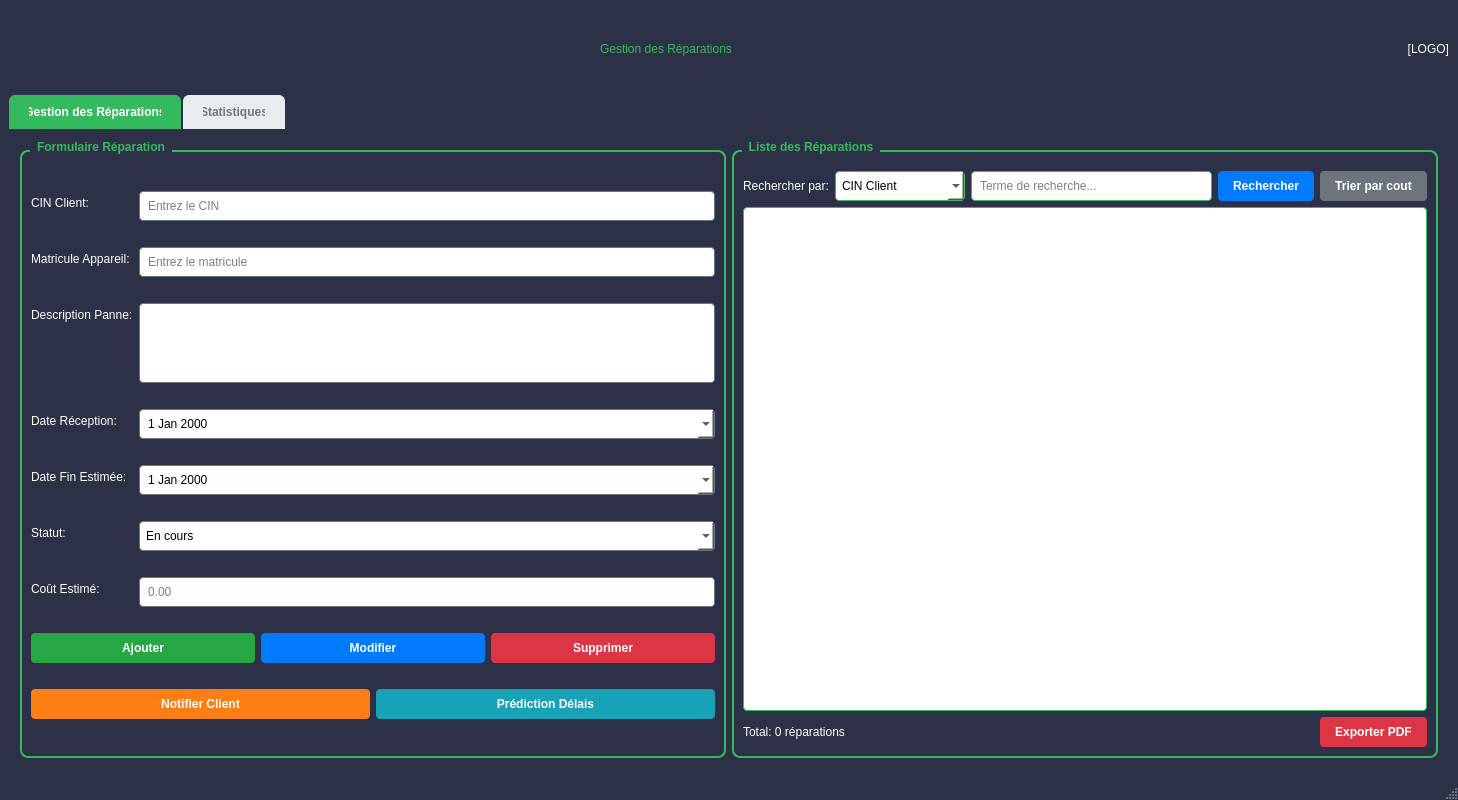
<?xml version="1.0" encoding="UTF-8"?>
<ui version="4.0">
 <class>GestionReparations</class>
 <widget class="QMainWindow" name="GestionReparations">
  <property name="geometry">
   <rect>
    <x>0</x>
    <y>0</y>
    <width>1458</width>
    <height>800</height>
   </rect>
  </property>
  <property name="windowTitle">
   <string>Smart Repair Hub - Gestion des Réparations</string>
  </property>
  <property name="styleSheet">
   <string notr="true">QMainWindow {
    background-color: #2c3147;
    font-family: 'Segoe UI', Arial, sans-serif;
}
QGroupBox {
    font-weight: bold;
    color: #35b95f;
    border: 2px solid #35b95f;
    border-radius: 8px;
    margin-top: 10px;
    padding-top: 10px;
    background-color: #2c3147;
}
QGroupBox::title {
    subcontrol-origin: margin;
    left: 10px;
    padding: 0 5px 0 5px;
}
QPushButton {
    background-color: #007BFF;
    color: white;
    border: none;
    padding: 8px 15px;
    border-radius: 4px;
    font-weight: bold;
}
QPushButton:hover {
    background-color: #0056b3;
}
QPushButton:disabled {
    background-color: #6C757D;
}
QPushButton.warning {
    background-color: #FD7E14;
}
QPushButton.warning:hover {
    background-color: #e56a00;
}
QPushButton.success {
    background-color: #28A745;
}
QPushButton.success:hover {
    background-color: #218838;
}
QLineEdit, QComboBox, QDateEdit, QTextEdit {
    padding: 6px;
    border: 1px solid #6C757D;
    border-radius: 4px;
    background-color: white;
    color: black;
}
QTableView {
    border: 1px solid #6C757D;
    border-radius: 4px;
    background-color: white;
    gridline-color: #e0e0e0;
    selection-background-color: #007BFF;
}
QTableView::item:selected {
    background-color: #007BFF;
    color: white;
}
QHeaderView::section {
    background-color: #007BFF;
    color: white;
    padding: 8px;
    border: none;
    font-weight: bold;
}
QTabWidget::pane {
    border: 1px solid #6C757D;
    border-radius: 4px;
    background-color: white;
}
QTabBar::tab {
    background-color: #e9ecef;
    color: #6C757D;
    padding: 8px 15px;
    margin-right: 2px;
    border-top-left-radius: 4px;
    border-top-right-radius: 4px;
}
QTabBar::tab:selected {
    background-color: #35b95f;
    color: white;
}
QLabel {
    color: white;
}
QLabel.title {
    font-size: 16px;
    color: #35b95f;
}</string>
  </property>
  <widget class="QWidget" name="centralwidget">
   <layout class="QVBoxLayout" name="verticalLayout">
    <item>
     <layout class="QHBoxLayout" name="horizontalLayoutHeader">
      <item>
       <widget class="QLabel" name="labelTitle">
        <property name="styleSheet">
         <string notr="true">font: 700 40pt "Segoe UI";
color: #35b95f;
margin: 0px;
background-color: #2c3147;</string>
        </property>
        <property name="text">
         <string>Gestion des Réparations</string>
        </property>
        <property name="alignment">
         <set>Qt::AlignmentFlag::AlignCenter</set>
        </property>
       </widget>
      </item>
      <item>
       <widget class="QLabel" name="labelLogo">
        <property name="minimumSize">
         <size>
          <width>120</width>
          <height>80</height>
         </size>
        </property>
        <property name="maximumSize">
         <size>
          <width>120</width>
          <height>80</height>
         </size>
        </property>
        <property name="styleSheet">
         <string notr="true">background-color: transparent;
border: none;</string>
        </property>
        <property name="text">
         <string>[LOGO]</string>
        </property>
        <property name="alignment">
         <set>Qt::AlignmentFlag::AlignRight|Qt::AlignmentFlag::AlignTrailing|Qt::AlignmentFlag::AlignVCenter</set>
        </property>
       </widget>
      </item>
     </layout>
    </item>
    <item>
     <widget class="QTabWidget" name="tabWidget">
      <property name="styleSheet">
       <string notr="true">QTabWidget::pane {
    border: 2px solid #2c3147;
    border-radius: 8px;
    background-color: #2c3147;
}
QTabBar::tab {
    background-color: #e9ecef;
    color: #6C757D;
    padding: 10px 20px;
    margin-right: 2px;
    border-top-left-radius: 6px;
    border-top-right-radius: 6px;
    font-weight: bold;
}
QTabBar::tab:selected {
    background-color: #35b95f;
    color: white;
}
QTabBar::tab:hover {
    background-color: #d0d0d0;
}</string>
      </property>
      <property name="currentIndex">
       <number>0</number>
      </property>
      <widget class="QWidget" name="tabGestion">
       <property name="styleSheet">
        <string notr="true">background-color: #2c3147;</string>
       </property>
       <attribute name="title">
        <string>Gestion des Réparations</string>
       </attribute>
       <layout class="QHBoxLayout" name="horizontalLayout">
        <item>
         <widget class="QGroupBox" name="groupBoxFormulaire">
          <property name="minimumSize">
           <size>
            <width>400</width>
            <height>0</height>
           </size>
          </property>
          <property name="styleSheet">
           <string notr="true">font: 700 16pt "Segoe UI";
color: #35b95f;
border-color: #35b95f;
background-color: #2c3147;</string>
          </property>
          <property name="title">
           <string>Formulaire Réparation</string>
          </property>
          <layout class="QFormLayout" name="formLayout">
           <item row="0" column="0">
            <widget class="QLabel" name="labelCIN">
             <property name="styleSheet">
              <string notr="true">font: 14pt "Segoe UI";
color: white;</string>
             </property>
             <property name="text">
              <string>CIN Client:</string>
             </property>
            </widget>
           </item>
           <item row="0" column="1">
            <widget class="QLineEdit" name="lineEditCIN">
             <property name="styleSheet">
              <string notr="true">background-color: white;
color: black;
border: 1px solid #6C757D;</string>
             </property>
             <property name="placeholderText">
              <string>Entrez le CIN</string>
             </property>
            </widget>
           </item>
           <item row="1" column="0">
            <widget class="QLabel" name="labelMatricule">
             <property name="styleSheet">
              <string notr="true">font: 14pt "Segoe UI";
color: white;</string>
             </property>
             <property name="text">
              <string>Matricule Appareil:</string>
             </property>
            </widget>
           </item>
           <item row="1" column="1">
            <widget class="QLineEdit" name="lineEditMatricule">
             <property name="styleSheet">
              <string notr="true">background-color: white;
color: black;
border: 1px solid #6C757D;</string>
             </property>
             <property name="placeholderText">
              <string>Entrez le matricule</string>
             </property>
            </widget>
           </item>
           <item row="2" column="0">
            <widget class="QLabel" name="labelDescription">
             <property name="styleSheet">
              <string notr="true">font: 14pt "Segoe UI";
color: white;</string>
             </property>
             <property name="text">
              <string>Description Panne:</string>
             </property>
            </widget>
           </item>
           <item row="2" column="1">
            <widget class="QTextEdit" name="textEditDescription">
             <property name="maximumSize">
              <size>
               <width>16777215</width>
               <height>80</height>
              </size>
             </property>
             <property name="styleSheet">
              <string notr="true">background-color: white;
color: black;
border: 1px solid #6C757D;</string>
             </property>
            </widget>
           </item>
           <item row="3" column="0">
            <widget class="QLabel" name="labelDateReception">
             <property name="styleSheet">
              <string notr="true">font: 14pt "Segoe UI";
color: white;</string>
             </property>
             <property name="text">
              <string>Date Réception:</string>
             </property>
            </widget>
           </item>
           <item row="3" column="1">
            <widget class="QDateEdit" name="dateEditReception">
             <property name="styleSheet">
              <string notr="true">background-color: white;
color: black;
border: 1px solid #6C757D;</string>
             </property>
             <property name="calendarPopup">
              <bool>true</bool>
             </property>
            </widget>
           </item>
           <item row="4" column="0">
            <widget class="QLabel" name="labelDateFinEstimee">
             <property name="styleSheet">
              <string notr="true">font: 14pt "Segoe UI";
color: white;</string>
             </property>
             <property name="text">
              <string>Date Fin Estimée:</string>
             </property>
            </widget>
           </item>
           <item row="4" column="1">
            <widget class="QDateEdit" name="dateEditFinEstimee">
             <property name="styleSheet">
              <string notr="true">background-color: white;
color: black;
border: 1px solid #6C757D;</string>
             </property>
             <property name="calendarPopup">
              <bool>true</bool>
             </property>
            </widget>
           </item>
           <item row="5" column="0">
            <widget class="QLabel" name="labelStatut">
             <property name="styleSheet">
              <string notr="true">font: 14pt "Segoe UI";
color: white;</string>
             </property>
             <property name="text">
              <string>Statut:</string>
             </property>
            </widget>
           </item>
           <item row="5" column="1">
            <widget class="QComboBox" name="comboBoxStatut">
             <property name="styleSheet">
              <string notr="true">background-color: white;
color: black;
border: 1px solid #6C757D;</string>
             </property>
             <item>
              <property name="text">
               <string>En cours</string>
              </property>
             </item>
             <item>
              <property name="text">
               <string>Terminée</string>
              </property>
             </item>
             <item>
              <property name="text">
               <string>Annulée</string>
              </property>
             </item>
            </widget>
           </item>
           <item row="6" column="0">
            <widget class="QLabel" name="labelCoutEstime">
             <property name="styleSheet">
              <string notr="true">font: 14pt "Segoe UI";
color: white;</string>
             </property>
             <property name="text">
              <string>Coût Estimé:</string>
             </property>
            </widget>
           </item>
           <item row="6" column="1">
            <widget class="QLineEdit" name="lineEditCoutEstime">
             <property name="styleSheet">
              <string notr="true">background-color: white;
color: black;
border: 1px solid #6C757D;</string>
             </property>
             <property name="placeholderText">
              <string>0.00</string>
             </property>
            </widget>
           </item>
           <item row="7" column="0" colspan="2">
            <layout class="QHBoxLayout" name="horizontalLayoutButtons">
             <item>
              <widget class="QPushButton" name="btnAjouter">
               <property name="styleSheet">
                <string notr="true">background-color: #28A745;
font: bold 12pt "Segoe UI";
color: white;</string>
               </property>
               <property name="text">
                <string>Ajouter</string>
               </property>
              </widget>
             </item>
             <item>
              <widget class="QPushButton" name="btnModifier">
               <property name="styleSheet">
                <string notr="true">background-color: #007BFF;
color: white;
font: bold 12pt "Segoe UI";</string>
               </property>
               <property name="text">
                <string>Modifier</string>
               </property>
              </widget>
             </item>
             <item>
              <widget class="QPushButton" name="btnSupprimer">
               <property name="styleSheet">
                <string notr="true">background-color: #DC3545;
font: bold 12pt "Segoe UI";
color: white;</string>
               </property>
               <property name="text">
                <string>Supprimer</string>
               </property>
              </widget>
             </item>
            </layout>
           </item>
           <item row="8" column="0" colspan="2">
            <layout class="QHBoxLayout" name="horizontalLayoutInnovant">
             <item>
              <widget class="QPushButton" name="btnNotifierClient">
               <property name="styleSheet">
                <string notr="true">background-color: #FD7E14;
font: bold 12pt "Segoe UI";
color: white;</string>
               </property>
               <property name="text">
                <string>Notifier Client</string>
               </property>
              </widget>
             </item>
             <item>
              <widget class="QPushButton" name="btnPredictionDelais">
               <property name="styleSheet">
                <string notr="true">background-color: #17A2B8;
font: bold 12pt "Segoe UI";
color: white;</string>
               </property>
               <property name="text">
                <string>Prédiction Délais</string>
               </property>
              </widget>
             </item>
            </layout>
           </item>
          </layout>
         </widget>
        </item>
        <item>
         <widget class="QGroupBox" name="groupBoxListe">
          <property name="styleSheet">
           <string notr="true">font: 700 16pt "Segoe UI";
color: #35b95f;
border-color: #35b95f;
background-color: #2c3147;</string>
          </property>
          <property name="title">
           <string>Liste des Réparations</string>
          </property>
          <layout class="QVBoxLayout" name="verticalLayout_2">
           <item>
            <layout class="QHBoxLayout" name="horizontalLayoutRecherche">
             <item>
              <widget class="QLabel" name="labelRecherche">
               <property name="styleSheet">
                <string notr="true">font: 14pt "Segoe UI";
color: white;</string>
               </property>
               <property name="text">
                <string>Rechercher par:</string>
               </property>
              </widget>
             </item>
             <item>
              <widget class="QComboBox" name="comboBoxCritere">
               <property name="styleSheet">
                <string notr="true">background-color: white;
color: black;</string>
               </property>
               <item>
                <property name="text">
                 <string>CIN Client</string>
                </property>
               </item>
               <item>
                <property name="text">
                 <string>Type Panne</string>
                </property>
               </item>
               <item>
                <property name="text">
                 <string>Statut</string>
                </property>
               </item>
               <item>
                <property name="text">
                 <string>Matricule Appareil</string>
                </property>
               </item>
              </widget>
             </item>
             <item>
              <widget class="QLineEdit" name="lineEditRecherche">
               <property name="styleSheet">
                <string notr="true">background-color: white;
color: black;</string>
               </property>
               <property name="placeholderText">
                <string>Terme de recherche...</string>
               </property>
              </widget>
             </item>
             <item>
              <widget class="QPushButton" name="btnRechercher">
               <property name="styleSheet">
                <string notr="true">background-color: #007BFF;
color: white;
font: bold 12pt "Segoe UI";</string>
               </property>
               <property name="text">
                <string>Rechercher</string>
               </property>
              </widget>
             </item>
             <item>
              <widget class="QPushButton" name="btnReinitialiser">
               <property name="styleSheet">
                <string notr="true">background-color: #6C757D;
color: white;
font: bold 12pt "Segoe UI";</string>
               </property>
               <property name="text">
                <string>Trier par cout</string>
               </property>
              </widget>
             </item>
            </layout>
           </item>
           <item>
            <widget class="QTableView" name="tableViewReparations">
             <property name="styleSheet">
              <string notr="true">background-color: white;</string>
             </property>
             <property name="selectionMode">
              <enum>QAbstractItemView::SelectionMode::SingleSelection</enum>
             </property>
             <property name="selectionBehavior">
              <enum>QAbstractItemView::SelectionBehavior::SelectRows</enum>
             </property>
             <property name="sortingEnabled">
              <bool>true</bool>
             </property>
            </widget>
           </item>
           <item>
            <layout class="QHBoxLayout" name="horizontalLayoutExport">
             <item>
              <widget class="QLabel" name="labelTotal">
               <property name="styleSheet">
                <string notr="true">font: 14pt "Segoe UI";
color: white;</string>
               </property>
               <property name="text">
                <string>Total: 0 réparations</string>
               </property>
              </widget>
             </item>
             <item>
              <spacer name="horizontalSpacer">
               <property name="orientation">
                <enum>Qt::Orientation::Horizontal</enum>
               </property>
               <property name="sizeHint" stdset="0">
                <size>
                 <width>40</width>
                 <height>20</height>
                </size>
               </property>
              </spacer>
             </item>
             <item>
              <widget class="QPushButton" name="btnExporterPDF">
               <property name="styleSheet">
                <string notr="true">background-color: #DC3545;
color: white;
font: bold 12pt "Segoe UI";</string>
               </property>
               <property name="text">
                <string>Exporter PDF</string>
               </property>
              </widget>
             </item>
            </layout>
           </item>
          </layout>
         </widget>
        </item>
       </layout>
      </widget>
      <widget class="QWidget" name="tabStatistiques">
       <property name="styleSheet">
        <string notr="true">background-color: #2c3147;</string>
       </property>
       <attribute name="title">
        <string>Statistiques</string>
       </attribute>
       <layout class="QVBoxLayout" name="verticalLayout_3">
        <item>
         <widget class="QGroupBox" name="groupBoxStats">
          <property name="styleSheet">
           <string notr="true">border-color: #35b95f;
color: #35b95f;
font: 700 16pt "Segoe UI";
background-color: #2c3147;</string>
          </property>
          <property name="title">
           <string>Statistiques des Réparations</string>
          </property>
          <layout class="QHBoxLayout" name="horizontalLayout_2">
           <item>
            <widget class="QFrame" name="frameGraphique">
             <property name="frameShape">
              <enum>QFrame::Shape::StyledPanel</enum>
             </property>
             <property name="frameShadow">
              <enum>QFrame::Shadow::Raised</enum>
             </property>
             <layout class="QVBoxLayout" name="verticalLayout_4">
              <item>
               <widget class="QLabel" name="labelGraphTitle">
                <property name="styleSheet">
                 <string notr="true">font-weight: bold;
font-size: 16px;
color: #35b95f;
margin: 10px;</string>
                </property>
                <property name="text">
                 <string>Types de pannes les plus fréquentes</string>
                </property>
                <property name="alignment">
                 <set>Qt::AlignmentFlag::AlignCenter</set>
                </property>
               </widget>
              </item>
              <item>
               <widget class="QWidget" name="widgetGraphique" native="true">
                <property name="minimumSize">
                 <size>
                  <width>400</width>
                  <height>300</height>
                 </size>
                </property>
                <property name="styleSheet">
                 <string notr="true">background-color: white;
border: 1px solid #6C757D;
border-radius: 4px;</string>
                </property>
               </widget>
              </item>
             </layout>
            </widget>
           </item>
           <item>
            <widget class="QFrame" name="frameDetails">
             <property name="frameShape">
              <enum>QFrame::Shape::StyledPanel</enum>
             </property>
             <property name="frameShadow">
              <enum>QFrame::Shadow::Raised</enum>
             </property>
             <layout class="QVBoxLayout" name="verticalLayout_5">
              <item>
               <widget class="QLabel" name="labelDetailsTitle">
                <property name="styleSheet">
                 <string notr="true">font-weight: bold;
font-size: 16px;
color: #35b95f;
margin: 10px;</string>
                </property>
                <property name="text">
                 <string>Détails statistiques</string>
                </property>
                <property name="alignment">
                 <set>Qt::AlignmentFlag::AlignCenter</set>
                </property>
               </widget>
              </item>
              <item>
               <widget class="QTextEdit" name="textEditStats">
                <property name="styleSheet">
                 <string notr="true">background-color: white;
border: 1px solid #6C757D;
border-radius: 4px;
padding: 10px;
color: black;</string>
                </property>
               </widget>
              </item>
              <item>
               <widget class="QPushButton" name="btnGenererStats">
                <property name="styleSheet">
                 <string notr="true">background-color: #007BFF;
color: white;
font: bold 12pt "Segoe UI";</string>
                </property>
                <property name="text">
                 <string>Générer Statistiques</string>
                </property>
               </widget>
              </item>
             </layout>
            </widget>
           </item>
          </layout>
         </widget>
        </item>
       </layout>
      </widget>
     </widget>
    </item>
   </layout>
  </widget>
  <widget class="QStatusBar" name="statusbar"/>
 </widget>
 <resources/>
 <connections/>
</ui>
